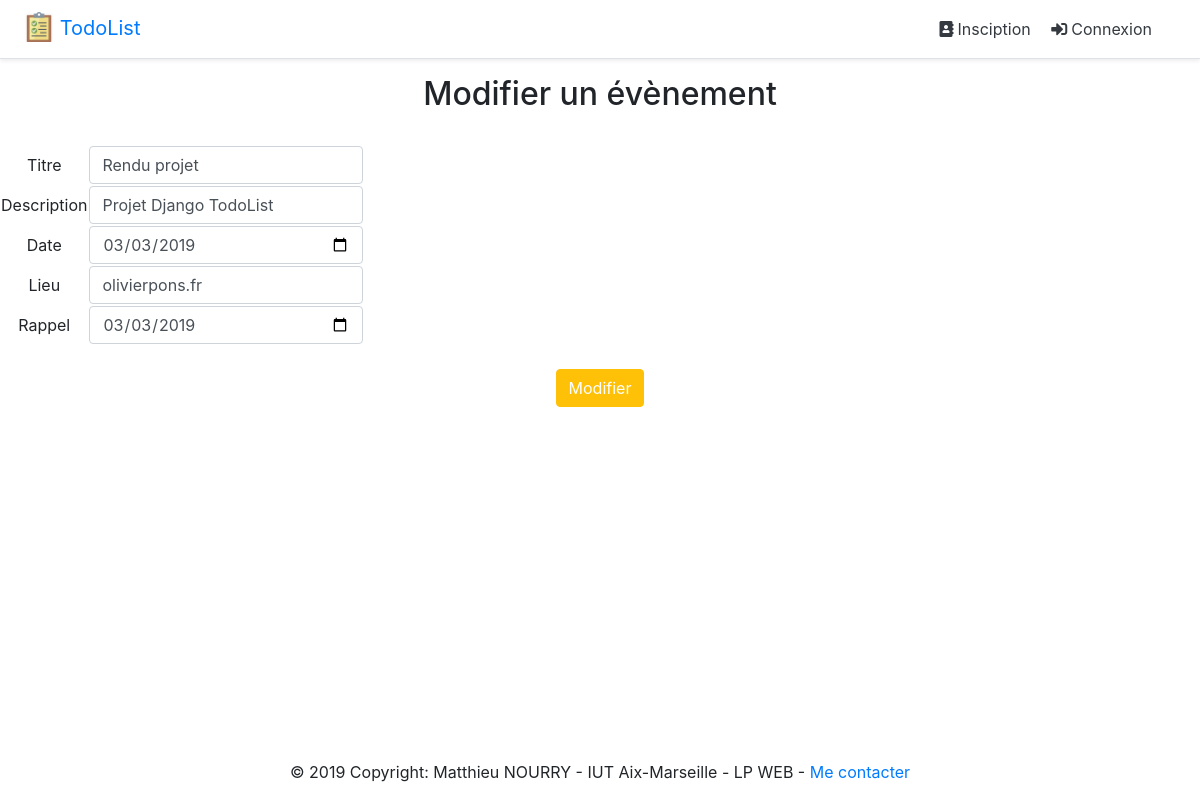
The app's page /calendar/edit/5 with its own data.
### app/models.py (models this page shows, shortened)
class Event(models.Model):
    titre = models.CharField(max_length=250, null=None, default=None)
    description = models.CharField(max_length=250, null=None, default=None)
    date = models.DateField(null=None, default=None)
    lieu = models.CharField(max_length=250, null=None, default=None)
    rappel = models.DateField(null=None, default=None)
    user = models.ForeignKey(User, on_delete=models.CASCADE, default=None)

### app/views.py (the view, shortened to what this page needs)
# urls.py: path('calendar/edit/<int:pk>', EditEventFormView.as_view(),
class EditEventFormView(UpdateView):
    model = Event
    form_class = AddEventForm
    template_name = 'editEventForm.html'

### app/form/addEvent.py
class AddEventForm(forms.ModelForm):
    titre = forms.CharField(max_length=255, widget=forms.TextInput(attrs={'class': "form-control"}))
    description = forms.CharField(max_length=255, widget=forms.TextInput(attrs={'class': "form-control"}))
    lieu = forms.CharField(max_length=255, widget=forms.TextInput(attrs={'class': "form-control"}))
    date = forms.DateTimeField(widget=forms.DateInput(attrs={'type': "date", 'class': "form-control"}))
    rappel = forms.DateTimeField(widget=forms.DateInput(attrs={'type': "date", 'class': "form-control"}))
    class Meta:
        model = Event
        fields = ['titre', 'description', 'date', 'lieu', 'rappel', 'user']

### templates/editEventForm.html (shortened to what this page needs)
{% extends 'base.html' %}
{% block main_content %}
    <div style="text-align: center">
        <h2>Modifier un évènement</h2>
        <br>
        <form method="post">
            <div style="text-align: -moz-center">
                <table>
                    {% for field in form %}
                        {% if field.label == "User" %}
                            <tr style="display: none;">
                                <td>{{ field.label }}</td>
                                <td>{{ field }}</td>
                            </tr>
                        {% else %}
                            <tr>
                                <td>{{ field.label }}</td>
                                <td>{{ field }}</td>
                            </tr>
                        {% endif %}
                    {% endfor %}
                </table>
            </div>
            <br>
            <input type="submit" value="Modifier" style="color: white" class="btn btn-success btn-warning">
        </form>
    </div>
{% endblock %}

### static/css/main.css (style rules this page uses)
html { color: #222; font-size: 1em; line-height: 1.4; }

### records on screen
Event: form "Rendu projet" "Projet Django TodoList" "03/03/2019" "olivierpons.fr" "03/03/2019"

### other values on screen
{{ field.label }} "Titre" "Description" "Date" "Lieu" "Rappel"
